Frame 1 (no input): blank canvas, image omitted
Frame 60 (the mouse pressed at the canvas centre just before this capture): blank canvas, image omitted
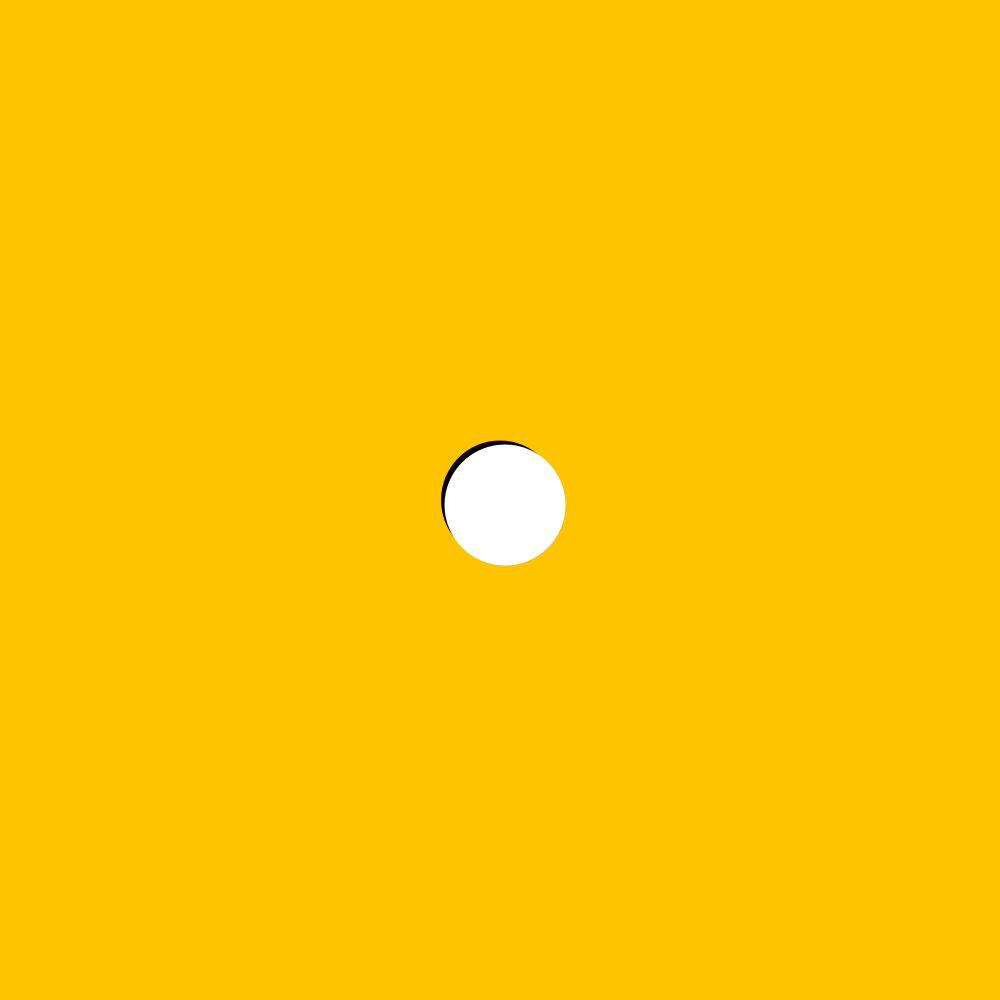
Frame 120 (the mouse held since frame 60 and released just before this capture)

The Processing sketch whose frames 1 and 60 were blank and that drew this single picture after the mouse press (run headless with seeded random() and noise(); from frame 60 on, the mouse is pressed at the canvas centre):

// Processing sketch: PressToCircle
// ── PressToCircle.pde
int pressed = 0;
float brushSize; 
boolean changeColor;

void setup(){
  size(1000, 1000); 
  background(#FFC400); 
  brushSize = 0; 
}

void draw(){
  //fill(#FFC400, 5); 
  //rect(0, 0, width, height); 
  float r = random(0, 900);
  float h = random(0, 800);
  //float c = random(#FAFFFF, #83F6FF);
  
  //fill(#FF0000);
  //  textSize(32);
  //text("ERASE THE WORDS.", 500,500);
  
  
  if(mousePressed){
    fill(0, 0, 0); 
    noStroke(); 
    ellipse(mouseX, mouseY, brushSize++, brushSize++); 
    fill(255, 255, 255); 
    if(changeColor==true){
      fill(#6FF4FF, 255, 255); 
    }
    ellipse(mouseX+5, mouseY+5, brushSize+1, brushSize+1); 
    
    if(brushSize >= 200)
    {
      brushSize = 1;
    }
    pressed+=1;
  }
  if(pressed == 0){
  fill(#FF0000);
    textSize(32);
  //text("ERASE THE WORDS.", 300,300);
  }
    if(pressed == 200){
      fill(#FF0000);
    textSize(32);
  //text("That's right.", 500,500);
  changeColor = true;
    }
     if(pressed==300){
      fill(#FF0000);
    textSize(32);
  //text("Keep Going.", 250,250);
  changeColor = false;
    }
   if(pressed > 500){
      fill(#FF0000);
    textSize(25);
  //text("oooooo.", r,h);
  fill(0);
  changeColor = true;
    }
     if(pressed > 700){
      fill(#FF0000);
    textSize(25);
    fill(0);
    //text("You thought you can erase me.", 100,850);
  //text("Really?", 100,900);
  changeColor = false;
    }

}

void keyPressed(){
  //if(key == CODED){
  //  if(keyCode == UP && brushSize <= 500){
  //    brushSize += 10; 
  //  }else if(keyCode == DOWN && brushSize >10){
  //    brushSize -= 10; 
  //  }
  //}
}
